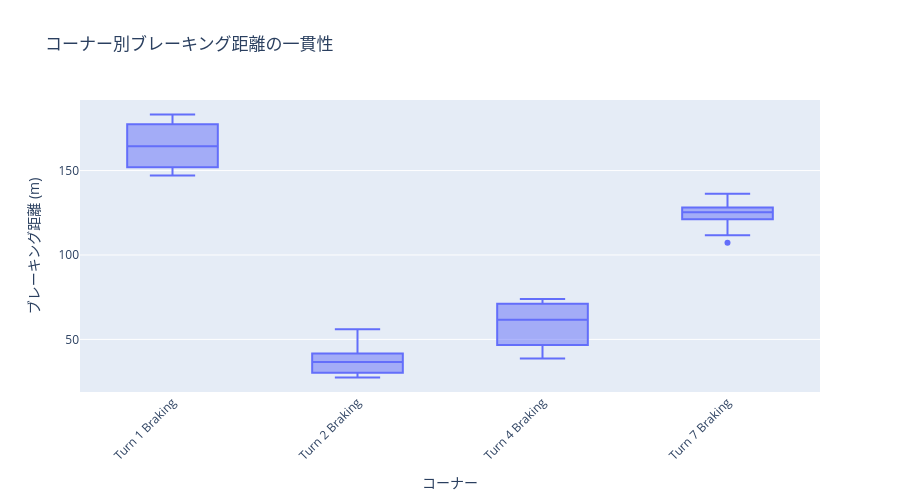

Notebook source saved alongside this figure:
### Code cell
# ブレーキング距離の一貫性
# コーナーごとの制動距離のばらつきを表示

braking_with_dist = stats_df[stats_df["segment_type"] == "braking"].dropna(
    subset=["braking_distance"]
)

if len(braking_with_dist) > 0:
    fig = px.box(
        braking_with_dist,
        x="segment_name",
        y="braking_distance",
        title="コーナー別ブレーキング距離の一貫性",
        labels={"braking_distance": "ブレーキング距離 (m)", "segment_name": "コーナー"},
    )
    fig.update_layout(xaxis_tickangle=-45, width=900, height=500)
    show_fig(fig)
else:
    print("ブレーキング距離データがありません")

### Figure 1 — Plotly figure (JSON) as saved in the notebook; plotly's stock layout.template omitted (floating-point values rounded to 4 significant figures)
{"data": [{"alignmentgroup": "True", "hovertemplate": "コーナー=%{x}<br>ブレーキング距離 (m)=%{y}<extra></extra>", "legendgroup": "", "marker": {"color": "#636efa"}, "name": "", "notched": false, "offsetgroup": "", "orientation": "v", "showlegend": false, "type": "box", "x": ["Turn 1 Braking", "Turn 2 Braking", "Turn 4 Braking", "Turn 7 Braking", "Turn 1 Braking", "Turn 2 Braking", "Turn 4 Braking", "Turn 7 Braking", "Turn 1 Braking", "Turn 2 Braking", "Turn 4 Braking", "Turn 7 Braking", "Turn 1 Braking", "Turn 2 Braking", "Turn 4 Braking", "Turn 7 Braking", "Turn 1 Braking", "Turn 2 Braking", "Turn 4 Braking", "Turn 7 Braking", "Turn 1 Braking", "Turn 2 Braking", "Turn 4 Braking", "Turn 7 Braking", "Turn 1 Braking", "Turn 2 Braking", "Turn 4 Braking", "Turn 7 Braking", "Turn 1 Braking", "Turn 2 Braking", "Turn 4 Braking", "Turn 7 Braking", "Turn 1 Braking", "Turn 2 Braking", "Turn 4 Braking", "Turn 7 Braking", "Turn 1 Braking", "Turn 2 Braking", "Turn 4 Braking", "Turn 7 Braking", "Turn 1 Braking", "Turn 2 Braking", "Turn 4 Braking", "Turn 7 Braking", "Turn 1 Braking", "Turn 2 Braking", "Turn 4 Braking", "Turn 7 Braking", "Turn 1 Braking", "Turn 2 Braking", "Turn 4 Braking", "Turn 7 Braking"], "x0": " ", "xaxis": "x", "y": [149.1, 37.73, 48.9, 125.2, 176.7, 46.37, 62.44, 136.2, 180.0, 33.75, 59.93, 123.1, 181.4, 55.97, 64.98, 128.2, 160.3, 27.48, 71.89, 126.2, 183.2, 41.42, 72.87, 134.8, 164.4, 30.32, 73.88, 125.5, 173.4, 37.21, 70.88, 125.0, 162.4, 42.44, 57.96, 107.3, 168.9, 36.54, 38.74, 111.6, 152.1, 29.9, 39.63, 115.1, 147.1, 29.51, 40.08, 125.3, 151.8, 30.81, 61.63, 128.1], "y0": " ", "yaxis": "y"}], "layout": {"boxmode": "group", "height": 500, "legend": {"tracegroupgap": 0}, "title": {"text": "コーナー別ブレーキング距離の一貫性"}, "width": 900, "xaxis": {"anchor": "y", "domain": [0.0, 1.0], "tickangle": -45, "title": {"text": "コーナー"}}, "yaxis": {"anchor": "x", "domain": [0.0, 1.0], "title": {"text": "ブレーキング距離 (m)"}}}}
